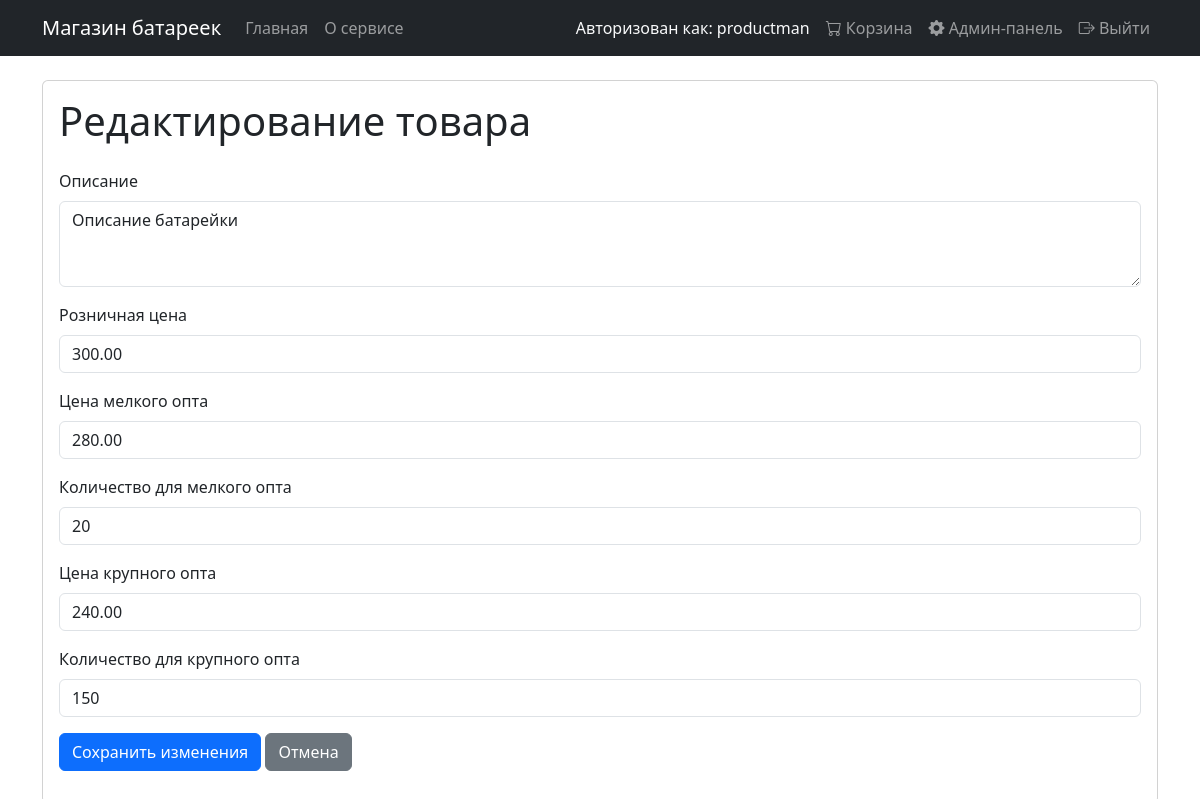
/battery/1/edit/ (signed in), run on the app's committed database.
### catalog/models.py (models this page shows, shortened)
class Battery(models.Model):
    brand = models.CharField(
        max_length=100,
        verbose_name="Бренд",
        help_text="Название производителя батарейки"
    )
    type = models.ForeignKey(
        BatteryType,
        on_delete=models.CASCADE,
        verbose_name="Тип",
        related_name="batteries"
    )
    capacity = models.PositiveIntegerField(
        verbose_name="Емкость (мАч)",
        validators=[
            MinValueValidator(1, message="Емкость должна быть больше 0"),
            MaxValueValidator(100000, message="Емкость не может быть больше 100000 мАч")
        ]
    )
    rechargeable = models.BooleanField(
        verbose_name="Перезаряжаемая",
        default=False
    )
    voltage = models.FloatField(
        null=True,
        blank=True,
        verbose_name="Напряжение (В)",
        validators=[
            MinValueValidator(0.1, message="Напряжение должно быть больше 0.1В"),
            MaxValueValidator(100, message="Напряжение не может быть больше 100В")
        ]
    )
    description = models.TextField(
        verbose_name="Описание",
        blank=True,
        help_text="Подробное описание батарейки"
    )
    price = models.DecimalField(
        max_digits=10,
        decimal_places=2,
        verbose_name="Цена за единицу",
        validators=[MinValueValidator(0)]
    )
    small_wholesale_price = models.DecimalField(
        max_digits=10,
        decimal_places=2,
        verbose_name="Цена мелкого опта",
        validators=[MinValueValidator(0)],
        null=True,
        blank=True
    )
    small_wholesale_quantity = models.PositiveIntegerField(
        verbose_name="Количество для мелкого опта",
        null=True,
        blank=True
    )
    large_wholesale_price = models.DecimalField(
        max_digits=10,
        decimal_places=2,
        verbose_name="Цена крупного опта",
        validators=[MinValueValidator(0)],
        null=True,
        blank=True
    )
    large_wholesale_quantity = models.PositiveIntegerField(
        verbose_name="Количество для крупного опта",
        null=True,
        blank=True
    )
    stock = models.PositiveIntegerField(
        verbose_name="Количество на складе",
        default=0
    )
    created_at = models.DateTimeField(auto_now_add=True)
    updated_at = models.DateTimeField(auto_now=True)
    last_modified_by = models.ForeignKey(
        User,
        on_delete=models.SET_NULL,
        null=True,
        verbose_name="Последний редактор",
        related_name="modified_batteries"
    )
    class Meta:
        verbose_name = "Батарейка"
        verbose_name_plural = "Батарейки"
        ordering = ['-created_at']
        constraints = [
            models.CheckConstraint(
                check=models.Q(capacity__gt=0),
                name="capacity_positive"
            ),
            models.CheckConstraint(
                check=models.Q(voltage__gt=0) | models.Q(voltage__isnull=True),
                name="voltage_positive"
            )
        ]

### catalog/views.py (the view)
        def wrapper(request, *args, **kwargs):
            if not request.user.is_authenticated:
                return redirect('login')
            try:
                user_role = request.user.role.role
                if user_role == 'admin' or user_role == role:
                    return view_func(request, *args, **kwargs)
                messages.error(request, 'У вас нет прав для выполнения этого действия')
                return redirect('catalog:home')
            except UserRole.DoesNotExist:
                messages.error(request, 'Роль пользователя не определена')
                return redirect('catalog:home')

### catalog/views.py (called while the page is built, shortened)
def has_role(role):
    def decorator(view_func):
        def wrapper(request, *args, **kwargs):
            if not request.user.is_authenticated:
                return redirect('login')
            try:
                user_role = request.user.role.role
                if user_role == 'admin' or user_role == role:
                    return view_func(request, *args, **kwargs)
                messages.error(request, 'У вас нет прав для выполнения этого действия')
                return redirect('catalog:home')
            except UserRole.DoesNotExist:
                messages.error(request, 'Роль пользователя не определена')
                return redirect('catalog:home')
        return wrapper
    return decorator

@login_required
@has_role('merchandiser')
def edit_battery(request, pk):
    battery = get_object_or_404(Battery, pk=pk)
    return render(request, 'catalog/edit_battery.html', {'battery': battery})

### catalog/templates/catalog/edit_battery.html (shortened to what this page needs)
{% extends 'catalog/base.html' %}
{% block content %}
<div class="card">
    <div class="card-body">
        <h1 class="card-title mb-4">Редактирование товара</h1>
        <form method="post">
            <div class="mb-3">
                <label for="description" class="form-label">Описание</label>
                <textarea class="form-control" id="description" name="description" rows="3">{{ battery.description }}</textarea>
            </div>
            <div class="mb-3">
                <label for="price" class="form-label">Розничная цена</label>
                <input type="number" class="form-control" id="price" name="price" value="{{ battery.price }}" step="0.01" min="0" required>
            </div>
            <div class="mb-3">
                <label for="small_wholesale_price" class="form-label">Цена мелкого опта</label>
                <input type="number" class="form-control" id="small_wholesale_price" name="small_wholesale_price" value="{{ battery.small_wholesale_price|default:'' }}" step="0.01" min="0">
            </div>
            <div class="mb-3">
                <label for="small_wholesale_quantity" class="form-label">Количество для мелкого опта</label>
                <input type="number" class="form-control" id="small_wholesale_quantity" name="small_wholesale_quantity" value="{{ battery.small_wholesale_quantity|default:'' }}" min="1">
            </div>
            <div class="mb-3">
                <label for="large_wholesale_price" class="form-label">Цена крупного опта</label>
                <input type="number" class="form-control" id="large_wholesale_price" name="large_wholesale_price" value="{{ battery.large_wholesale_price|default:'' }}" step="0.01" min="0">
            </div>
            <div class="mb-3">
                <label for="large_wholesale_quantity" class="form-label">Количество для крупного опта</label>
                <input type="number" class="form-control" id="large_wholesale_quantity" name="large_wholesale_quantity" value="{{ battery.large_wholesale_quantity|default:'' }}" min="1">
            </div>
            <div class="mb-3">
                <button type="submit" class="btn btn-primary">Сохранить изменения</button>
                <a href="{% url 'catalog:battery_detail' battery.pk %}" class="btn btn-secondary">Отмена</a>
            </div>
        </form>
    </div>
</div>
{% endblock %}

### catalog/templates/catalog/base.html (shortened to what this page needs)
<!DOCTYPE html>
<html lang="ru">
<head>
    <link href="https://cdn.jsdelivr.net/npm/bootstrap@5.3.0/dist/css/bootstrap.min.css" rel="stylesheet">
    <link rel="stylesheet" href="https://cdn.jsdelivr.net/npm/bootstrap-icons@1.7.2/font/bootstrap-icons.css">
</head>
<body>
    <nav class="navbar navbar-expand-lg navbar-dark bg-dark">
        <div class="container">
            <a class="navbar-brand" href="{% url 'catalog:home' %}">Магазин батареек</a>
            <div class="collapse navbar-collapse" id="navbarNav">
                <ul class="navbar-nav me-auto">
                    <li class="nav-item">
                        <a class="nav-link" href="{% url 'catalog:home' %}">Главная</a>
                    </li>
                    <li class="nav-item">
                        <a class="nav-link" href="{% url 'catalog:about' %}">О сервисе</a>
                    </li>
                </ul>
                <ul class="navbar-nav">
                    {% if user.is_authenticated %}
                        <li class="nav-item">
                            <span class="nav-link text-light">
                                Авторизован как: {{ user.username }}
                            </span>
                        </li>
                        <li class="nav-item">
                            <a class="nav-link" href="{% url 'catalog:cart' %}">
                                <i class="bi bi-cart"></i> Корзина
                            </a>
                        </li>
                        <li class="nav-item">
                            <a class="nav-link" href="{% url 'admin:index' %}">
                                <i class="bi bi-gear-fill"></i> Админ-панель
                            </a>
                        </li>
                        <li class="nav-item">
                            <form method="post" action="{% url 'logout' %}" style="display: inline;">
                                <button type="submit" class="nav-link btn btn-link" style="background: none; border: none; color: rgba(255,255,255,.55);">
                                    <i class="bi bi-box-arrow-right"></i> Выйти
                                </button>
                            </form>
                        </li>
                    {% endif %}
                </ul>
            </div>
        </div>
    </nav>
    <div class="container mt-4">
        {% block content %}
        {% endblock %}
    </div>
</body>
</html>

### data on the page
Battery: description "Описание батарейки", price "300.00", small_wholesale_price "280.00", small_wholesale_quantity "20", large_wholesale_price "240.00", large_wholesale_quantity "150"

### other printed values
{{ user.username }} "productman"
